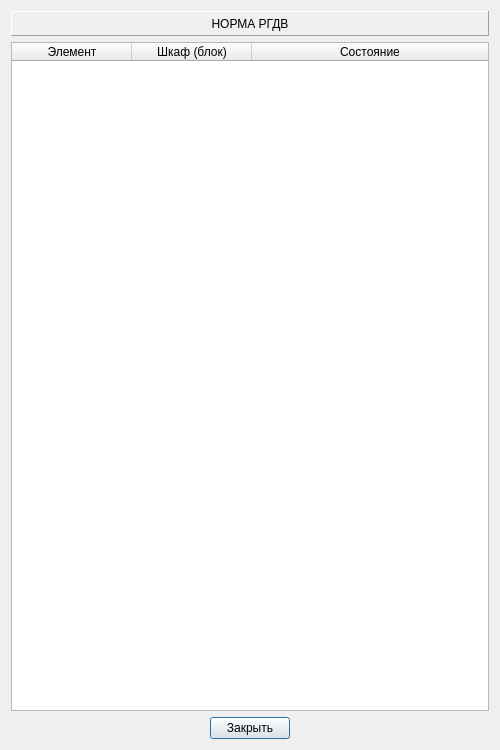
<?xml version="1.0" encoding="UTF-8"?>
<ui version="4.0">
 <class>DlgListRGDV</class>
 <widget class="QDialog" name="DlgListRGDV">
  <property name="geometry">
   <rect>
    <x>0</x>
    <y>0</y>
    <width>500</width>
    <height>750</height>
   </rect>
  </property>
  <property name="minimumSize">
   <size>
    <width>400</width>
    <height>600</height>
   </size>
  </property>
  <property name="windowTitle">
   <string>РГДВ</string>
  </property>
  <layout class="QVBoxLayout" name="verticalLayout">
   <item>
    <widget class="QLabel" name="labelState">
     <property name="minimumSize">
      <size>
       <width>0</width>
       <height>25</height>
      </size>
     </property>
     <property name="autoFillBackground">
      <bool>true</bool>
     </property>
     <property name="frameShape">
      <enum>QFrame::Panel</enum>
     </property>
     <property name="frameShadow">
      <enum>QFrame::Raised</enum>
     </property>
     <property name="text">
      <string>НОРМА РГДВ</string>
     </property>
     <property name="alignment">
      <set>Qt::AlignCenter</set>
     </property>
    </widget>
   </item>
   <item>
    <widget class="QTableWidget" name="tableRgdv">
     <property name="verticalScrollBarPolicy">
      <enum>Qt::ScrollBarAsNeeded</enum>
     </property>
     <property name="horizontalScrollBarPolicy">
      <enum>Qt::ScrollBarAlwaysOff</enum>
     </property>
     <property name="editTriggers">
      <set>QAbstractItemView::NoEditTriggers</set>
     </property>
     <property name="selectionMode">
      <enum>QAbstractItemView::NoSelection</enum>
     </property>
     <property name="showGrid">
      <bool>false</bool>
     </property>
     <property name="gridStyle">
      <enum>Qt::NoPen</enum>
     </property>
     <property name="wordWrap">
      <bool>false</bool>
     </property>
     <property name="cornerButtonEnabled">
      <bool>false</bool>
     </property>
     <attribute name="horizontalHeaderDefaultSectionSize">
      <number>120</number>
     </attribute>
     <attribute name="horizontalHeaderStretchLastSection">
      <bool>true</bool>
     </attribute>
     <attribute name="verticalHeaderVisible">
      <bool>false</bool>
     </attribute>
     <attribute name="verticalHeaderDefaultSectionSize">
      <number>18</number>
     </attribute>
     <attribute name="verticalHeaderMinimumSectionSize">
      <number>18</number>
     </attribute>
     <column>
      <property name="text">
       <string>Элемент</string>
      </property>
     </column>
     <column>
      <property name="text">
       <string>Шкаф (блок)</string>
      </property>
     </column>
     <column>
      <property name="text">
       <string>Состояние</string>
      </property>
     </column>
    </widget>
   </item>
   <item>
    <layout class="QHBoxLayout" name="horizontalLayout">
     <item>
      <spacer name="horizontalSpacer1">
       <property name="orientation">
        <enum>Qt::Horizontal</enum>
       </property>
       <property name="sizeHint" stdset="0">
        <size>
         <width>40</width>
         <height>20</height>
        </size>
       </property>
      </spacer>
     </item>
     <item>
      <widget class="QPushButton" name="pushClose">
       <property name="text">
        <string>Закрыть</string>
       </property>
       <property name="default">
        <bool>true</bool>
       </property>
      </widget>
     </item>
     <item>
      <spacer name="horizontalSpacer2">
       <property name="orientation">
        <enum>Qt::Horizontal</enum>
       </property>
       <property name="sizeHint" stdset="0">
        <size>
         <width>40</width>
         <height>20</height>
        </size>
       </property>
      </spacer>
     </item>
    </layout>
   </item>
  </layout>
 </widget>
 <resources/>
 <connections/>
</ui>
